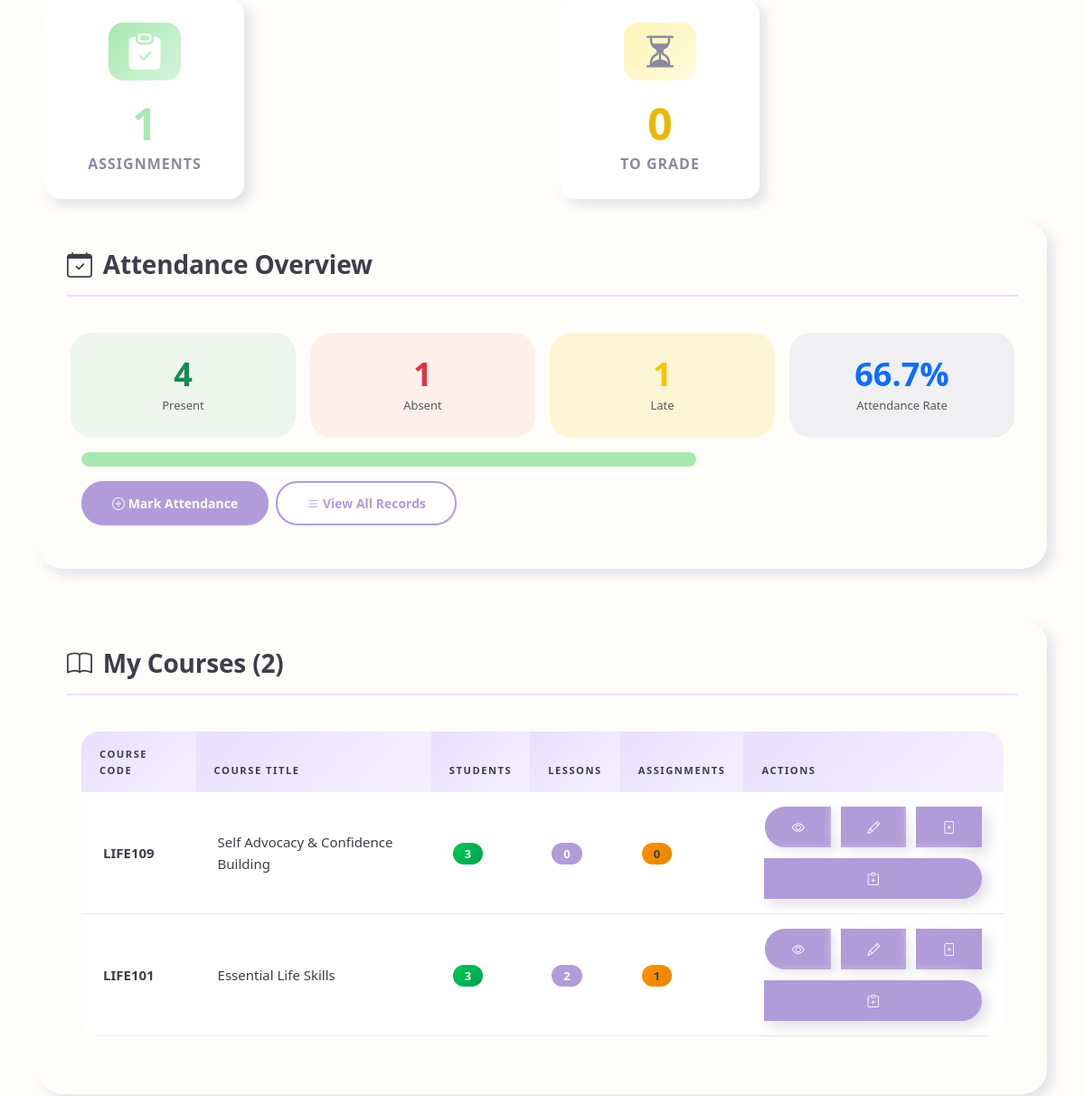
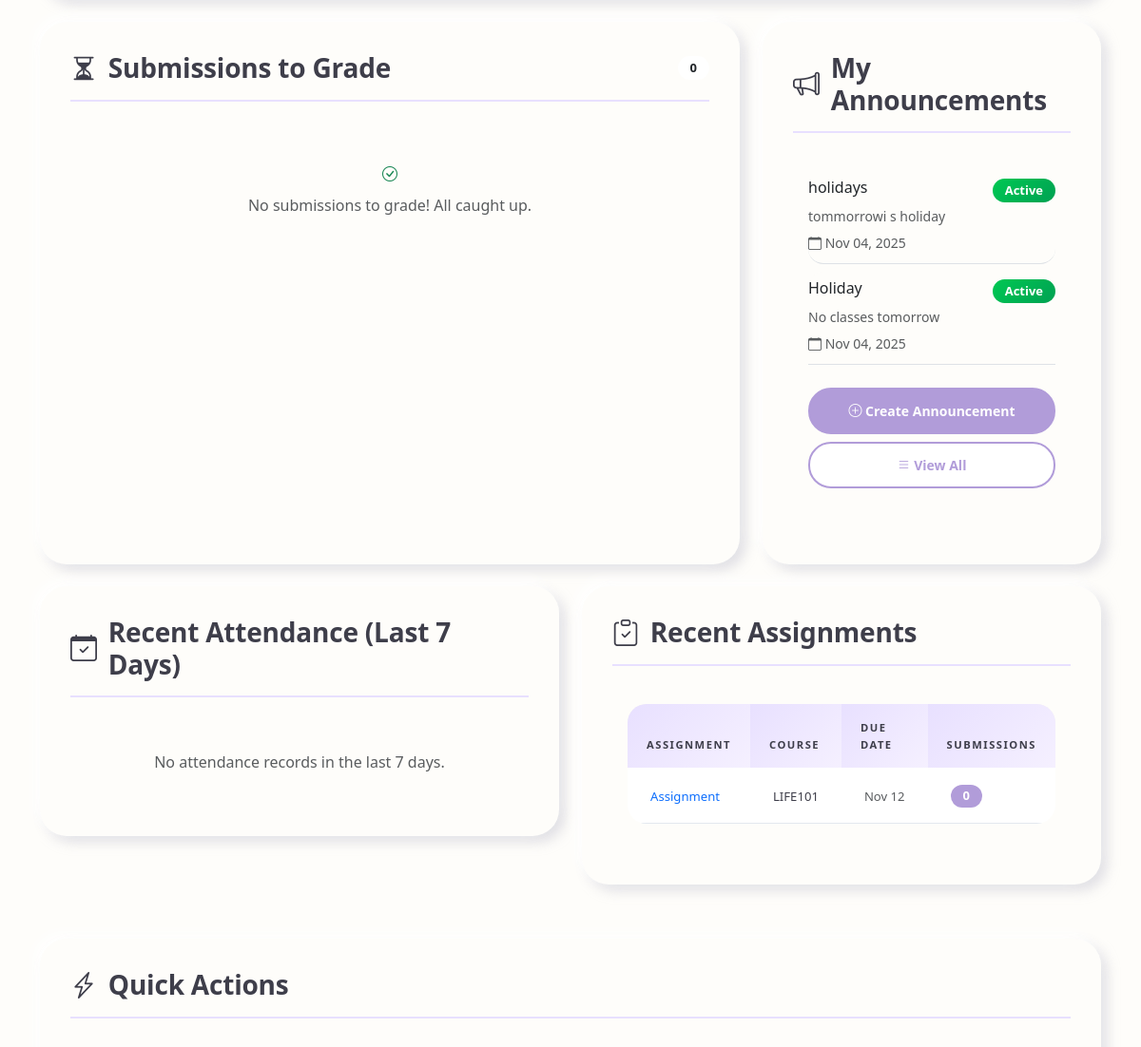
/dashboard/teacher/ (signed in, middle part), run on an earlier commit of the app's database (2 pictures, top to bottom).
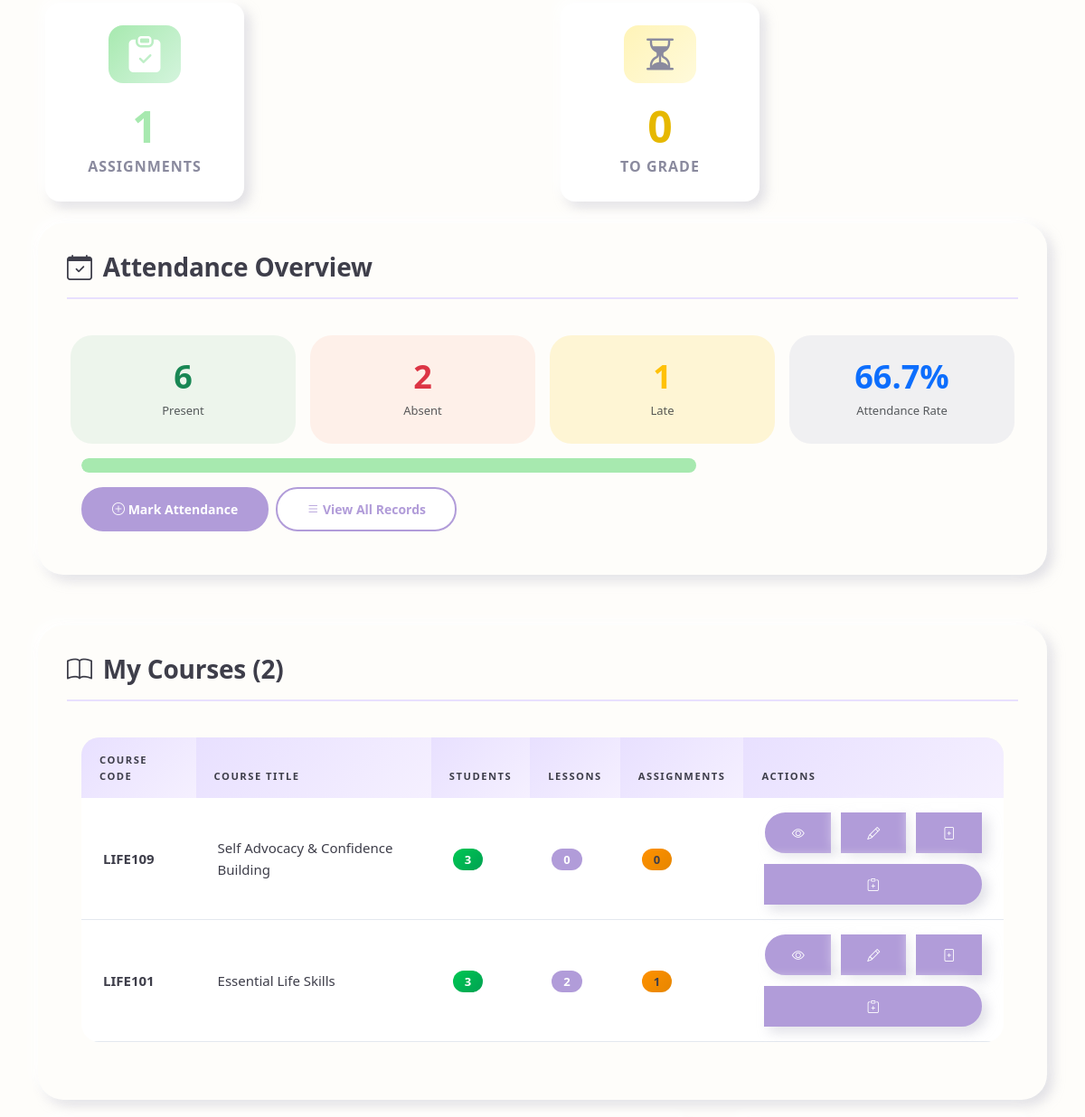
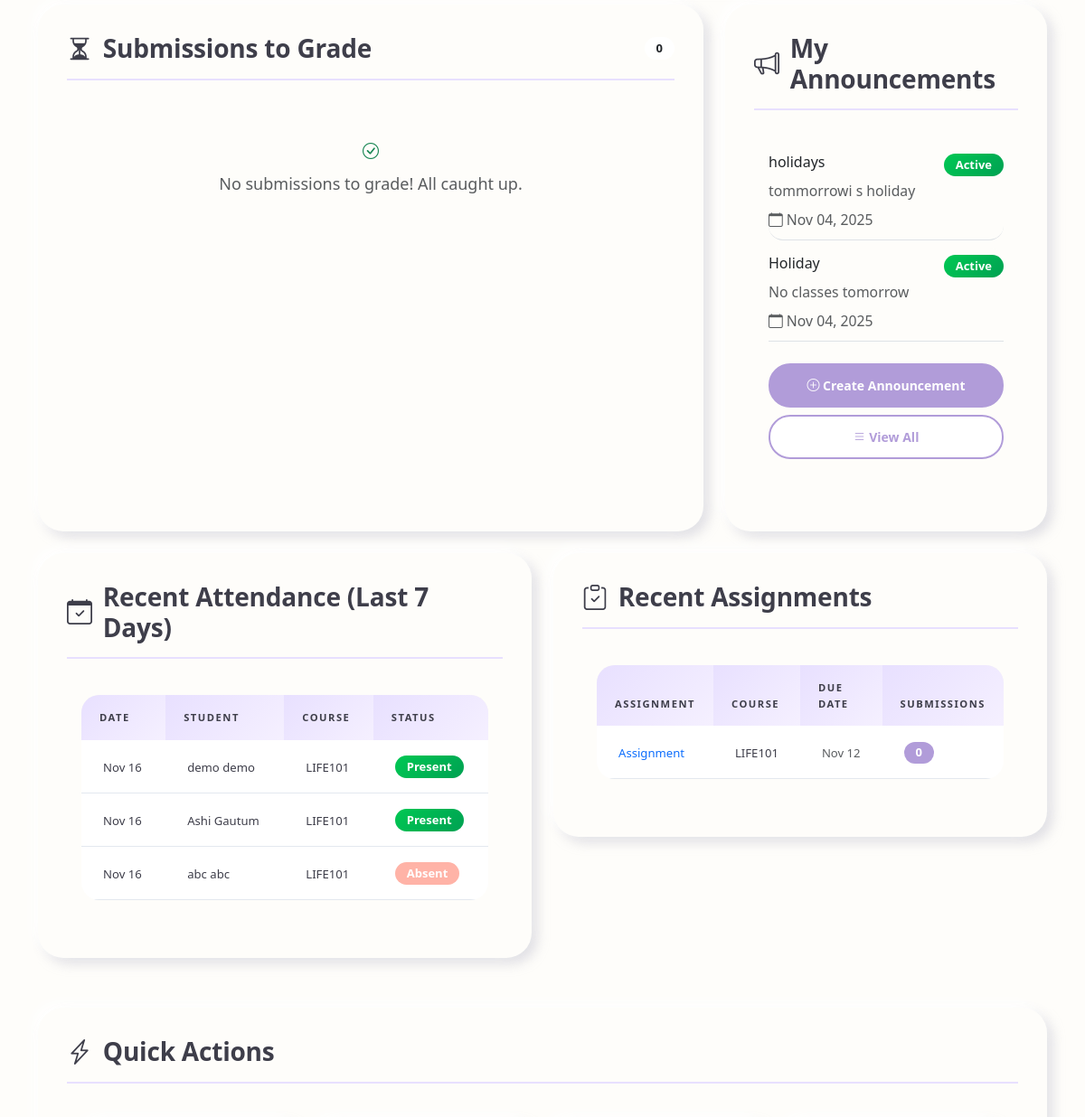
And on a later commit of the database (2 pictures, top to bottom).
### myapp/models.py (models this page shows, shortened)
class Course(models.Model):
    title = models.CharField(max_length=200)
    description = models.TextField()
    teacher = models.ForeignKey(User, on_delete=models.CASCADE, related_name='courses_taught',
                                limit_choices_to={'profile__role': 'teacher'})
    students = models.ManyToManyField(User, related_name='courses_enrolled', blank=True,
                                      limit_choices_to={'profile__role': 'student'})
    course_code = models.CharField(max_length=20, unique=True)
    created_at = models.DateTimeField(auto_now_add=True)
    updated_at = models.DateTimeField(auto_now=True)
    is_active = models.BooleanField(default=True)
    class Meta:
        ordering = ['-created_at']

class Announcement(models.Model):
    title = models.CharField(max_length=200)
    content = models.TextField()
    created_by = models.ForeignKey(User, on_delete=models.CASCADE, related_name='announcements')
    target_roles = models.CharField(max_length=100, default='all',
                                    help_text="Comma-separated roles: admin,teacher,student,parent or 'all'")
    is_active = models.BooleanField(default=True)
    created_at = models.DateTimeField(auto_now_add=True)
    class Meta:
        ordering = ['-created_at']

class Assignment(models.Model):
    course = models.ForeignKey(Course, on_delete=models.CASCADE, related_name='assignments')
    title = models.CharField(max_length=200)
    description = models.TextField()
    due_date = models.DateTimeField()
    max_marks = models.IntegerField(default=100)
    attachment = models.FileField(upload_to='assignments/', blank=True, null=True)
    created_by = models.ForeignKey(User, on_delete=models.CASCADE, related_name='assignments_created')
    created_at = models.DateTimeField(auto_now_add=True)
    class Meta:
        ordering = ['due_date']

class Attendance(models.Model):
    STATUS_CHOICES = [
        ('present', 'Present'),
        ('absent', 'Absent'),
        ('late', 'Late'),
    ]
    student = models.ForeignKey(User, on_delete=models.CASCADE, related_name='attendance',
                                limit_choices_to={'profile__role': 'student'})
    course = models.ForeignKey(Course, on_delete=models.CASCADE, related_name='attendance')
    date = models.DateField()
    status = models.CharField(max_length=10, choices=STATUS_CHOICES)
    remarks = models.TextField(blank=True, null=True)
    marked_by = models.ForeignKey(User, on_delete=models.CASCADE, related_name='attendance_marked')
    class Meta:
        ordering = ['-date']
        unique_together = ['student', 'course', 'date']

### myapp/views.py (the view)
# urls.py: path('dashboard/teacher/', views.dashboard_teacher, name='dashboard_teacher'),
@login_required
def dashboard_teacher(request):
    if request.user.profile.role != 'teacher':
        messages.error(request, 'Access denied. Teachers only.')
        return redirect('dashboard')
    courses = Course.objects.filter(teacher=request.user)
    total_lessons = Lesson.objects.filter(course__in=courses).count()
    assignments = Assignment.objects.filter(created_by=request.user)
    all_submissions = Submission.objects.filter(assignment__in=assignments)
    pending_submissions = all_submissions.filter(status='pending')[:10]  # Limit to 10 most recent
    graded_submissions = all_submissions.filter(status='graded')
    feedbacks = Feedback.objects.filter(category='course')[:5]
    total_students = User.objects.filter(
        courses_enrolled__in=courses,
        profile__role='student'
    ).distinct().count()
    from datetime import timedelta
    from django.utils import timezone
    week_ago = timezone.now() - timedelta(days=7)
    recent_attendance = Attendance.objects.filter(
        course__in=courses,
        date__gte=week_ago
    ).select_related('student', 'course').order_by('-date')[:10]
    teacher_announcements = Announcement.objects.filter(
        created_by=request.user,
        is_active=True
    ).order_by('-created_at')[:5]
    total_attendance_records = Attendance.objects.filter(course__in=courses).count()
    present_count = Attendance.objects.filter(course__in=courses, status='present').count()
    absent_count = Attendance.objects.filter(course__in=courses, status='absent').count()
    late_count = Attendance.objects.filter(course__in=courses, status='late').count()
    attendance_percentage = round((present_count / total_attendance_records * 100), 1) if total_attendance_records > 0 else 0
    present_percentage = round((present_count / total_attendance_records * 100), 1) if total_attendance_records > 0 else 0
    absent_percentage = round((absent_count / total_attendance_records * 100), 1) if total_attendance_records > 0 else 0
    late_percentage = round((late_count / total_attendance_records * 100), 1) if total_attendance_records > 0 else 0
    context = {
        'courses': courses,
        'total_lessons': total_lessons,
        'assignments': assignments,
        'total_assignments': assignments.count(),
        'pending_submissions': pending_submissions,
        'pending_count': all_submissions.filter(status='pending').count(),
        'graded_submissions': graded_submissions,
        'graded_count': graded_submissions.count(),
        'total_students': total_students,
        'feedbacks': feedbacks,
        'recent_attendance': recent_attendance,
        'teacher_announcements': teacher_announcements,
        'attendance_percentage': attendance_percentage,
        'present_count': present_count,
        'absent_count': absent_count,
        'late_count': late_count,
        'present_percentage': present_percentage,
        'absent_percentage': absent_percentage,
        'late_percentage': late_percentage,
        'total_attendance_records': total_attendance_records,
    }
    return render(request, 'dashboard_teacher.html', context)

### myapp/templates/dashboard_teacher.html (shortened to what the changed rows need)
{% extends 'base.html' %}
{% load static %}
{% block extra_css %}
<link rel="stylesheet" href="{% static 'css/dashboard_beautiful.css' %}">
{% endblock %}
{% block content %}
<div class="row mb-4">
    <div class="col-12">
        <div class="card section-card">
            <div class="card-body">
                <div class="row text-center mb-3">
                    <div class="col-md-3">
                        <h3 class="text-success mb-0">{{ present_count }}</h3>
                        <small class="text-muted">Present</small>
                    </div>
                    <div class="col-md-3">
                        <h3 class="text-danger mb-0">{{ absent_count }}</h3>
                        <small class="text-muted">Absent</small>
                    </div>
                </div>
            </div>
        </div>
    </div>
</div>
<div class="card section-card mb-4">
    <div class="card-body">
        {% if courses %}
        <div class="table-responsive">
            <table class="table table-hover">
                <thead>
                    <tr>
                        <th>Course Code</th>
                        <th>Course Title</th>
                        <th>Students</th>
                        <th>Lessons</th>
                        <th>Assignments</th>
                        <th>Actions</th>
                    </tr>
                </thead>
                <tbody>
                    {% for course in courses %}
                    <tr>
                        <td><strong>{{ course.course_code }}</strong></td>
                        <td>{{ course.title }}</td>
                        <td><span class="badge bg-success">{{ course.students.count }}</span></td>
                        <td><span class="badge bg-info">{{ course.lessons.count }}</span></td>
                        <td><span class="badge bg-warning text-dark">{{ course.assignments.count }}</span></td>
                        <td>
                            <div class="btn-group btn-group-sm" role="group">
                                <a href="{% url 'course_detail' course.id %}" class="btn btn-primary" title="View">
                                    <i class="bi bi-eye"></i>
                                </a>
                                <a href="{% url 'course_edit' course.id %}" class="btn btn-primary" title="Edit">
                                    <i class="bi bi-pencil"></i>
                                </a>
                                <a href="{% url 'lesson_create' course.id %}" class="btn btn-primary" title="Add Lesson">
                                    <i class="bi bi-file-plus"></i>
                                </a>
                                <a href="{% url 'assignment_create' course.id %}" class="btn btn-primary" title="Add Assignment">
                                    <i class="bi bi-clipboard-plus"></i>
                                </a>
                            </div>
                        </td>
                    </tr>
                    {% endfor %}
                </tbody>
            </table>
        </div>
        {% else %}
        <div class="alert alert-info mb-0">
            <i class="bi bi-info-circle"></i> You haven't created any courses yet.
            <a href="{% url 'course_create' %}" class="alert-link">Create your first course</a>.
        </div>
        {% endif %}
    </div>
</div>
<div class="row mb-4">
    <div class="col-lg-4">
        <div class="card section-card h-100">
            <div class="card-body">
                {% if teacher_announcements %}
                <div class="list-group list-group-flush">
                    {% for announcement in teacher_announcements %}
                    <div class="list-group-item px-0 border-bottom">
                        <div class="d-flex justify-content-between align-items-start mb-1">
                            <h6 class="mb-1">{{ announcement.title }}</h6>
                            {% if announcement.is_active %}
                            <span class="badge bg-success">Active</span>
                            {% else %}
                            <span class="badge bg-secondary">Inactive</span>
                            {% endif %}
                        </div>
                        <p class="mb-1 small text-muted">{{ announcement.content|truncatewords:15 }}</p>
                        <small class="text-muted">
                            <i class="bi bi-calendar"></i> {{ announcement.created_at|date:"M d, Y" }}
                        </small>
                    </div>
                    {% endfor %}
                </div>
                {% endif %}
            </div>
        </div>
    </div>
</div>
<div class="row mb-4">
    <div class="col-lg-6">
        <div class="card section-card">
            <div class="card-body">
                {% if recent_attendance %}
                <div class="table-responsive">
                    <table class="table table-sm">
                        <thead>
                            <tr>
                                <th>Date</th>
                                <th>Student</th>
                                <th>Course</th>
                                <th>Status</th>
                            </tr>
                        </thead>
                        <tbody>
                            {% for attendance in recent_attendance %}
                            <tr>
                                <td><small>{{ attendance.date|date:"M d" }}</small></td>
                                <td><small>{{ attendance.student.get_full_name|truncatewords:2 }}</small></td>
                                <td><small>{{ attendance.course.course_code }}</small></td>
                                <td>
                                    {% if attendance.status == 'present' %}
                                    <span class="badge bg-success">Present</span>
                                    {% elif attendance.status == 'absent' %}
                                    <span class="badge bg-danger">Absent</span>
                                    {% else %}
                                    <span class="badge bg-warning text-dark">Late</span>
                                    {% endif %}
                                </td>
                            </tr>
                            {% endfor %}
                        </tbody>
                    </table>
                </div>
                {% else %}
                <p class="text-muted mb-0 text-center py-3">No attendance records in the last 7 days.</p>
                {% endif %}
            </div>
        </div>
    </div>
    <div class="col-lg-6">
        <div class="card section-card">
            <div class="card-body">
                {% if assignments %}
                <div class="table-responsive">
                    <table class="table table-sm">
                        <thead>
                            <tr>
                                <th>Assignment</th>
                                <th>Course</th>
                                <th>Due Date</th>
                                <th>Submissions</th>
                            </tr>
                        </thead>
                        <tbody>
                            {% for assignment in assignments|slice:":8" %}
                            <tr>
                                <td>
                                    <a href="{% url 'assignment_detail' assignment.id %}" class="text-decoration-none">
                                        <small>{{ assignment.title|truncatewords:4 }}</small>
                                    </a>
                                </td>
                                <td><small>{{ assignment.course.course_code }}</small></td>
                                <td><small class="text-muted">{{ assignment.due_date|date:"M d" }}</small></td>
                                <td>
                                    <span class="badge bg-secondary">{{ assignment.submissions.count }}</span>
                                </td>
                            </tr>
                            {% endfor %}
                        </tbody>
                    </table>
                </div>
                {% else %}
                <p class="text-muted mb-0 text-center py-3">No assignments created yet.</p>
                {% endif %}
            </div>
        </div>
    </div>
</div>
{% endblock %}

What changed in the data, as far as the page shows it:
added Attendance: date "Nov 16", student.get_full_name "demo demo", course.course_code "LIFE101", status "Present"
added Attendance: date "Nov 16", student.get_full_name "Ashi Gautum", course.course_code "LIFE101", status "Present"
added Attendance: date "Nov 16", student.get_full_name "abc abc", course.course_code "LIFE101", status "Absent"
Also different on the page:
{{ present_count }}: "4" → "6"
{{ absent_count }}: "1" → "2"
text no longer shown: "No attendance records in the last 7 days."
text now shown: "DATE STUDENT COURSE STATUS"
